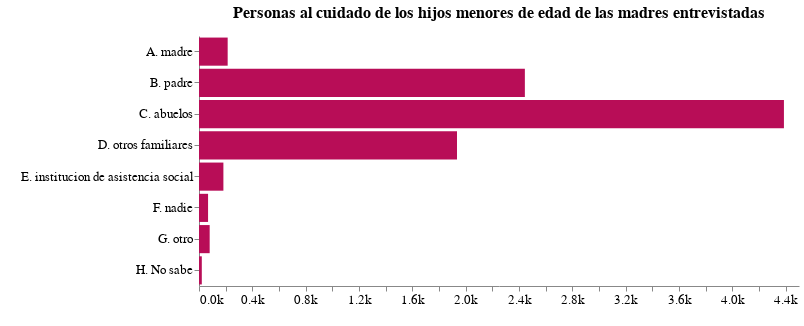

The notebook cell saved with this chart:
### Code cell
grafico_cuidado_de_hijos

### Figure 1 — Vega-Lite specification as saved in the notebook (floating-point values rounded to 4 significant figures)
{"config": {"view": {"continuousWidth": 400, "continuousHeight": 300, "strokeWidth": 0}, "title": {"fontSize": 16, "offset": 15}}, "data": {"name": "data-27a5503f1a682b4fe7e222f8ec404eb7"}, "mark": {"type": "bar", "color": "#B80D57"}, "encoding": {"tooltip": [{"field": "ID_PER", "title": "respuestas", "type": "quantitative"}], "x": {"axis": {"format": "1s", "grid": false, "labelFontSize": 13}, "field": "ID_PER", "title": " ", "type": "quantitative"}, "y": {"axis": {"labelFontSize": 13}, "field": "Cuidado_de_menores", "title": " ", "type": "nominal"}}, "height": 250, "title": "Personas al cuidado de los hijos menores de edad de las madres entrevistadas", "width": 600, "$schema": "https://vega.github.io/schema/vega-lite/v4.17.0.json", "datasets": {"data-27a5503f1a682b4fe7e222f8ec404eb7": [{"Cuidado_de_menores": "A. madre", "ID_PER": 215}, {"Cuidado_de_menores": "B. padre", "ID_PER": 2444}, {"Cuidado_de_menores": "C. abuelos", "ID_PER": 4387}, {"Cuidado_de_menores": "D. otros familiares", "ID_PER": 1935}, {"Cuidado_de_menores": "E. institucion de asistencia social", "ID_PER": 183}, {"Cuidado_de_menores": "F. nadie", "ID_PER": 68}, {"Cuidado_de_menores": "G. otro", "ID_PER": 80}, {"Cuidado_de_menores": "H. No sabe", "ID_PER": 21}]}}
